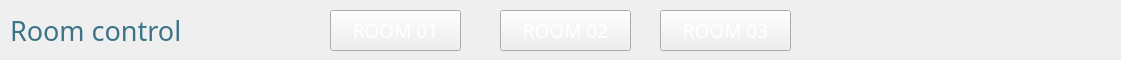
  <widget class="QFrame" name="frame_5">
   <property name="geometry">
    <rect>
     <x>150</x>
     <y>0</y>
     <width>1121</width>
     <height>60</height>
    </rect>
   </property>
   <property name="frameShape">
    <enum>QFrame::NoFrame</enum>
   </property>
   <property name="frameShadow">
    <enum>QFrame::Raised</enum>
   </property>
   <widget class="QPushButton" name="pushButton_room1">
    <property name="geometry">
     <rect>
      <x>330</x>
      <y>10</y>
      <width>131</width>
      <height>41</height>
     </rect>
    </property>
    <property name="font">
     <font>
      <family>Century Gothic</family>
      <pointsize>14</pointsize>
      <weight>50</weight>
      <italic>false</italic>
      <bold>false</bold>
     </font>
    </property>
    <property name="styleSheet">
     <string notr="true">color: rgb(255, 255, 255);
font: 14pt &quot;Century Gothic&quot;;</string>
    </property>
    <property name="text">
     <string>ROOM 01</string>
    </property>
   </widget>
   <widget class="QPushButton" name="pushButton_room2">
    <property name="geometry">
     <rect>
      <x>500</x>
      <y>10</y>
      <width>131</width>
      <height>41</height>
     </rect>
    </property>
    <property name="font">
     <font>
      <family>Century Gothic</family>
      <pointsize>14</pointsize>
      <weight>50</weight>
      <italic>false</italic>
      <bold>false</bold>
     </font>
    </property>
    <property name="styleSheet">
     <string notr="true">color: rgb(255, 255, 255);
font: 14pt &quot;Century Gothic&quot;;</string>
    </property>
    <property name="text">
     <string>ROOM 02</string>
    </property>
   </widget>
   <widget class="QPushButton" name="pushButton_room3">
    <property name="geometry">
     <rect>
      <x>660</x>
      <y>10</y>
      <width>131</width>
      <height>41</height>
     </rect>
    </property>
    <property name="font">
     <font>
      <family>Century Gothic</family>
      <pointsize>14</pointsize>
      <weight>50</weight>
      <italic>false</italic>
      <bold>false</bold>
     </font>
    </property>
    <property name="styleSheet">
     <string notr="true">color: rgb(255, 255, 255);
font: 14pt &quot;Century Gothic&quot;;</string>
    </property>
    <property name="text">
     <string>ROOM 03</string>
    </property>
   </widget>
   <widget class="QLabel" name="label_26">
    <property name="geometry">
     <rect>
      <x>10</x>
      <y>10</y>
      <width>201</width>
      <height>41</height>
     </rect>
    </property>
    <property name="font">
     <font>
      <family>Century Gothic</family>
      <pointsize>20</pointsize>
      <weight>50</weight>
      <italic>false</italic>
      <bold>false</bold>
     </font>
    </property>
    <property name="styleSheet">
     <string notr="true">color: rgb(59, 116, 136);
font: 20pt &quot;Century Gothic&quot;;
</string>
    </property>
    <property name="frameShape">
     <enum>QFrame::NoFrame</enum>
    </property>
    <property name="frameShadow">
     <enum>QFrame::Plain</enum>
    </property>
    <property name="text">
     <string>Room control</string>
    </property>
   </widget>
  </widget>
